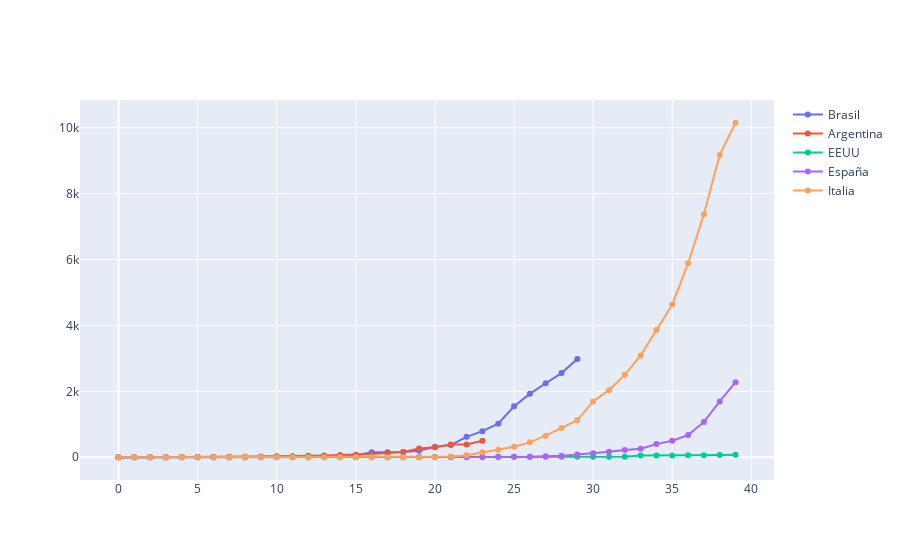

Notebook source saved alongside this figure:
### Markdown cell above
<h3>BRASIL VS ESPAÑA VS ITALIA VS EEUU VS ARGENTINA</h3>

### Code cell
fig = go.Figure()

arg = confirmed_df.loc['Brazil',:][confirmed_df.loc['Brazil',:]>0]
arg.reset_index(drop=True, inplace=True)
fig.add_trace(go.Scatter(x=arg.index, y=arg, mode='lines+markers', name='Brasil'))

days_to_compare = arg.count() + days_margin
days_to_compare

arg = confirmed_df.loc['Argentina',:][confirmed_df.loc['Argentina',:]>0]
arg = arg[0:days_to_compare]
arg.reset_index(drop=True, inplace=True)
fig.add_trace(go.Scatter(x=arg.index, y=arg, mode='lines+markers', name='Argentina'))

arg = confirmed_df.loc['US',:][confirmed_df.loc['US',:]>0]
arg = arg[0:days_to_compare]
arg.reset_index(drop=True, inplace=True)
fig.add_trace(go.Scatter(x=arg.index, y=arg, mode='lines+markers', name='EEUU'))

arg = confirmed_df.loc['Spain',:][confirmed_df.loc['Spain',:]>0]
arg = arg[0:days_to_compare]
arg.reset_index(drop=True, inplace=True)
fig.add_trace(go.Scatter(x=arg.index, y=arg, mode='lines+markers', name='España'))

arg = confirmed_df.loc['Italy',:][confirmed_df.loc['Italy',:]>0]
arg.reset_index(drop=True, inplace=True)
arg = arg[0:days_to_compare]
fig.add_trace(go.Scatter(x=arg.index, y=arg, mode='lines+markers', name='Italia'))

fig.show()

### Figure 1 — Plotly figure (JSON) as saved in the notebook; plotly's stock layout.template omitted (floating-point values rounded to 4 significant figures)
{"data": [{"mode": "lines+markers", "name": "Brasil", "type": "scatter", "x": [0, 1, 2, 3, 4, 5, 6, 7, 8, 9, 10, 11, 12, 13, 14, 15, 16, 17, 18, 19, 20, 21, 22, 23, 24, 25, 26, 27, 28, 29], "y": [1, 1, 1, 2, 2, 2, 2, 4, 4, 13, 13, 20, 25, 31, 38, 52, 151, 151, 162, 200, 321, 372, 621, 793, 1021, 1546, 1924, 2247, 2554, 2985]}, {"mode": "lines+markers", "name": "Argentina", "type": "scatter", "x": [0, 1, 2, 3, 4, 5, 6, 7, 8, 9, 10, 11, 12, 13, 14, 15, 16, 17, 18, 19, 20, 21, 22, 23], "y": [1, 1, 1, 2, 8, 12, 12, 17, 19, 19, 31, 34, 45, 56, 68, 79, 97, 128, 158, 266, 301, 387, 387, 502]}, {"mode": "lines+markers", "name": "EEUU", "type": "scatter", "x": [0, 1, 2, 3, 4, 5, 6, 7, 8, 9, 10, 11, 12, 13, 14, 15, 16, 17, 18, 19, 20, 21, 22, 23, 24, 25, 26, 27, 28, 29, 30, 31, 32, 33, 34, 35, 36, 37, 38, 39], "y": [1, 1, 2, 2, 5, 5, 5, 5, 5, 7, 8, 8, 11, 11, 11, 11, 11, 11, 11, 11, 12, 12, 13, 13, 13, 13, 13, 13, 13, 13, 15, 15, 15, 51, 51, 57, 58, 60, 68, 74]}, {"mode": "lines+markers", "name": "España", "type": "scatter", "x": [0, 1, 2, 3, 4, 5, 6, 7, 8, 9, 10, 11, 12, 13, 14, 15, 16, 17, 18, 19, 20, 21, 22, 23, 24, 25, 26, 27, 28, 29, 30, 31, 32, 33, 34, 35, 36, 37, 38, 39], "y": [1, 1, 1, 1, 1, 1, 1, 1, 2, 2, 2, 2, 2, 2, 2, 2, 2, 2, 2, 2, 2, 2, 2, 2, 6, 13, 15, 32, 45, 84, 120, 165, 222, 259, 400, 500, 673, 1073, 1695, 2277]}, {"mode": "lines+markers", "name": "Italia", "type": "scatter", "x": [0, 1, 2, 3, 4, 5, 6, 7, 8, 9, 10, 11, 12, 13, 14, 15, 16, 17, 18, 19, 20, 21, 22, 23, 24, 25, 26, 27, 28, 29, 30, 31, 32, 33, 34, 35, 36, 37, 38, 39], "y": [2, 2, 2, 2, 2, 2, 2, 3, 3, 3, 3, 3, 3, 3, 3, 3, 3, 3, 3, 3, 3, 20, 62, 155, 229, 322, 453, 655, 888, 1128, 1694, 2036, 2502, 3089, 3858, 4636, 5883, 7375, 9172, 10149]}], "layout": {}}
